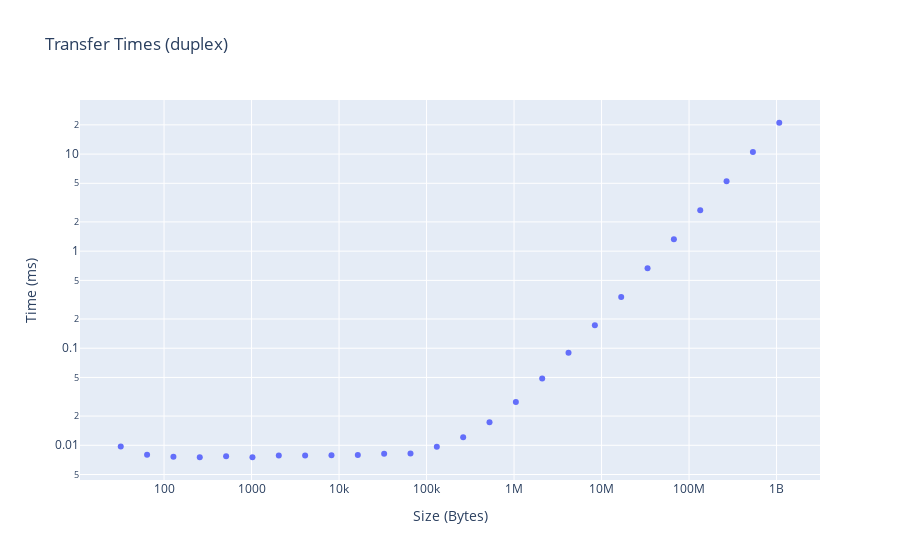

Here is the notebook cell this chart was saved with:
### Code cell
# Define the layout of the plot
layout = go.Layout(
    xaxis=dict(type="log", title="Size (Bytes)"),
    yaxis=dict(type="log", title="Time (ms)"),
    title="Transfer Times (duplex)",
)

# Define the data for the plot
trace1 = go.Scatter(x=df_nvlink["Size"], y=df_nvlink["Time_ms"], mode="markers", name="Normal")
data = [trace1]

# Create the plot
fig = go.Figure(data=data, layout=layout)

fig.write_image("nvlink.png")

# Display the plot
fig.show()

### Figure 1 — Plotly figure (JSON) as saved in the notebook; plotly's stock layout.template omitted (floating-point values rounded to 4 significant figures)
{"data": [{"mode": "markers", "name": "Normal", "type": "scatter", "x": [32, 64, 128, 256, 512, 1024, 2048, 4096, 8192, 16384, 32768, 65536, 131072, 262144, 524288, 1048576, 2097152, 4194304, 8388608, 16777216, 33554432, 67108864, 134217728, 268435456, 536870912, 1073741824], "y": [0.00972, 0.00797, 0.00762, 0.00755, 0.00773, 0.007529, 0.00783, 0.00787, 0.00788, 0.00793, 0.00816, 0.00825, 0.00966, 0.01208, 0.01724, 0.02789, 0.04869, 0.08972, 0.1719, 0.3364, 0.6651, 1.323, 2.637, 5.264, 10.52, 21.03]}], "layout": {"title": {"text": "Transfer Times (duplex)"}, "xaxis": {"title": {"text": "Size (Bytes)"}, "type": "log"}, "yaxis": {"title": {"text": "Time (ms)"}, "type": "log"}}}
